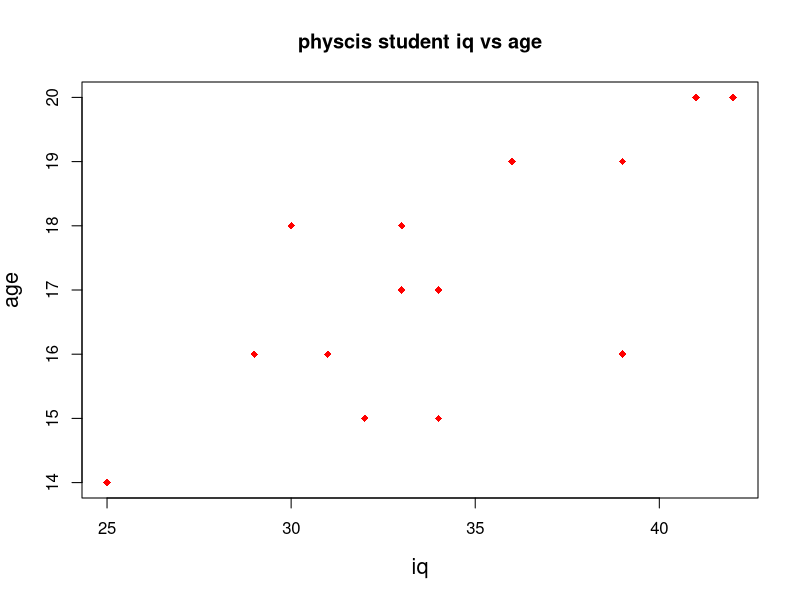
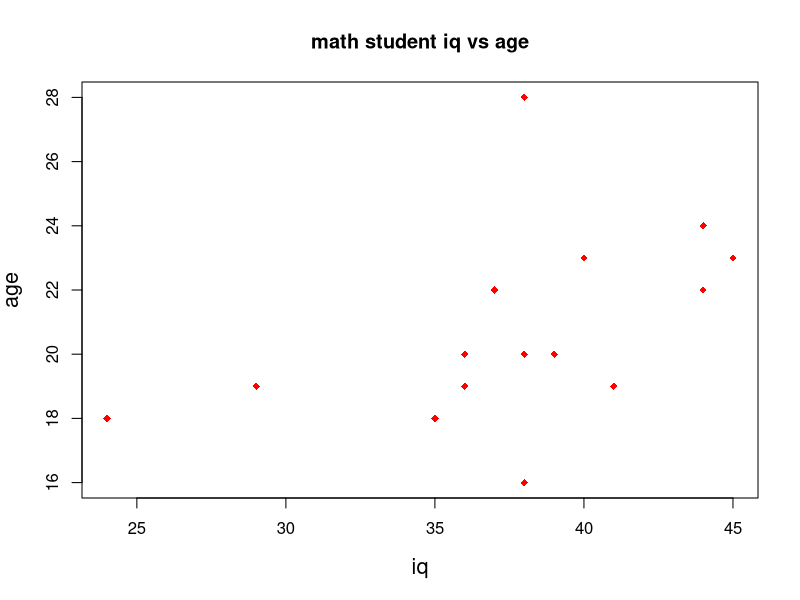
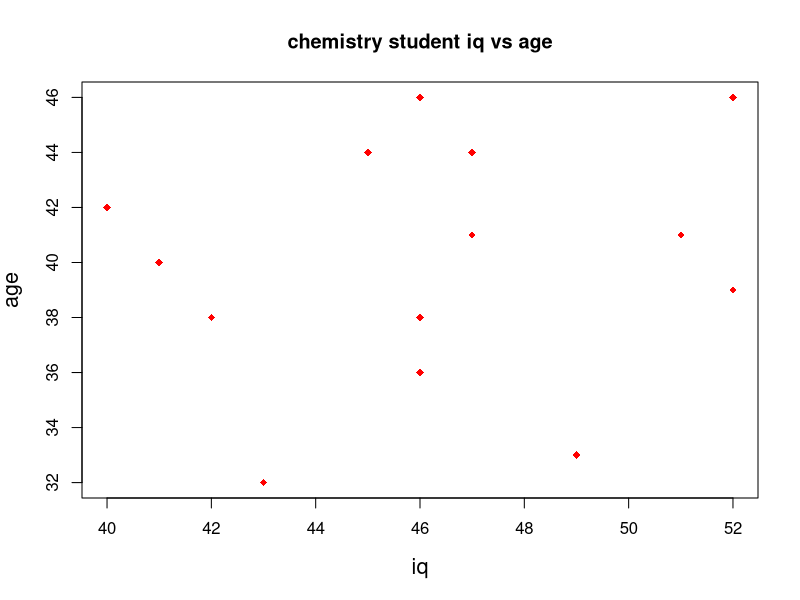
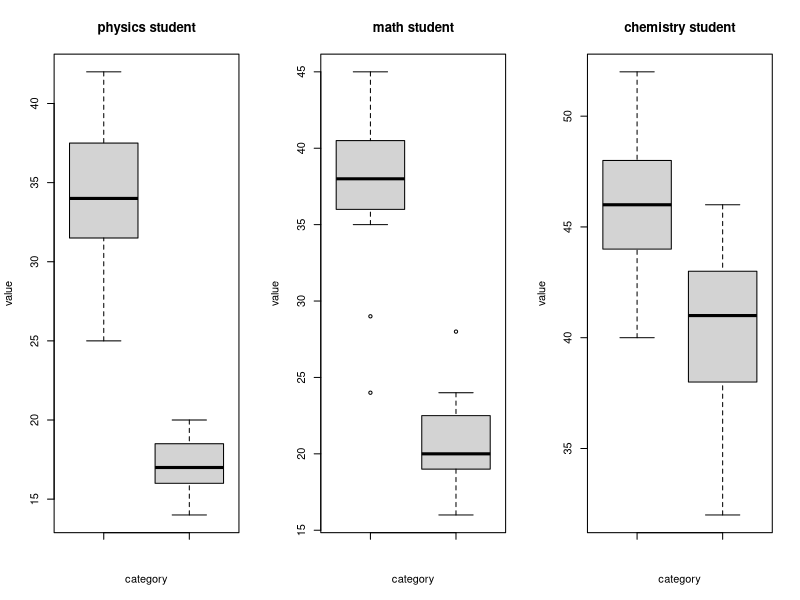
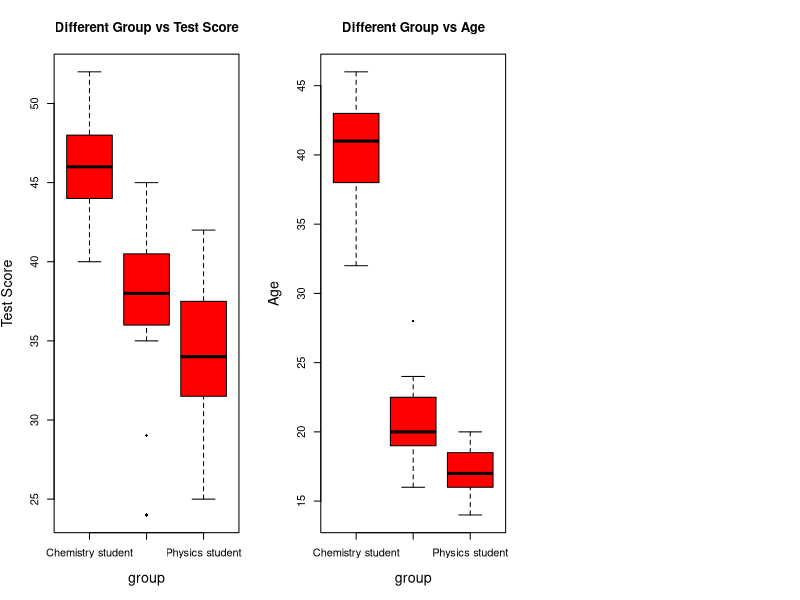

Write the R code that produced these figures, in order.
#setwd("~/Desktop/cs_spring18/cs555/R_wd")
raw_data<-read.csv("datasets/cs555_a5.csv", header = TRUE)
#get corresponding data, get rid of NA value
groupFactor<-factor(raw_data[[1]])
summary(groupFactor)

physics<-raw_data[raw_data$group == 'Physics student',]
mathStudent<-raw_data[raw_data$group == 'Math student',]
chemistry<-raw_data[raw_data$group == 'Chemistry student',]
plot(physics$iq, physics$age,
     main="physcis student iq vs age", 
     xlab="iq", ylab="age",
     pch=18, col="red", cex.lab=1.3)
summary(physics)
plot(mathStudent$iq, mathStudent$age,
     main="math student iq vs age", 
     xlab="iq", ylab="age",
     pch=18, col="red", cex.lab=1.3)
summary(mathStudent)
plot(chemistry$iq,chemistry$age,
     main="chemistry student iq vs age", 
     xlab="iq", ylab="age",
     pch=18, col="red", cex.lab=1.3)
summary(chemistry)
par(mfrow=c(1,3))
boxplot(physics$iq,physics$age,xlab="category", ylab="value",main="physics student")
boxplot(mathStudent$iq,mathStudent$age,xlab="category", ylab="value",main="math student")
boxplot(chemistry$iq,chemistry$age,xlab="category", ylab="value",main="chemistry student")

iq<-raw_data[[2]]
age<-raw_data[[3]]

m_iq<-aov(iq~groupFactor,data=raw_data)
summary(m_iq)
plot(groupFactor, iq,
     main="Different Group vs Test Score", 
     xlab="group", ylab="Test Score",
     pch=18, col="red", cex.lab=1.3)

plot(groupFactor, age,
     main="Different Group vs Age", 
     xlab="group", ylab="Age",
     pch=18, col="red", cex.lab=1.3)


qf(0.95,df1 = 2,df2 = 42)
TukeyHSD(m_iq)

dummy_g1 <- ifelse(groupFactor=='Math student', 1, 0) 
dummy_g2 <- ifelse(groupFactor=='Physics student', 1, 0)
m2 <- lm(iq~dummy_g1+dummy_g2, data=raw_data) 
summary(m2)


install.packages('car')
library(car)
Anova(lm(iq~groupFactor+age), type=3)

install.packages('lsmeans')
library(lsmeans)
options(contrasts=c("contr.treatment", "contr.poly"))
lsmeans(lm(iq~groupFactor+age), pairwise~groupFactor, adjust="tukey")
